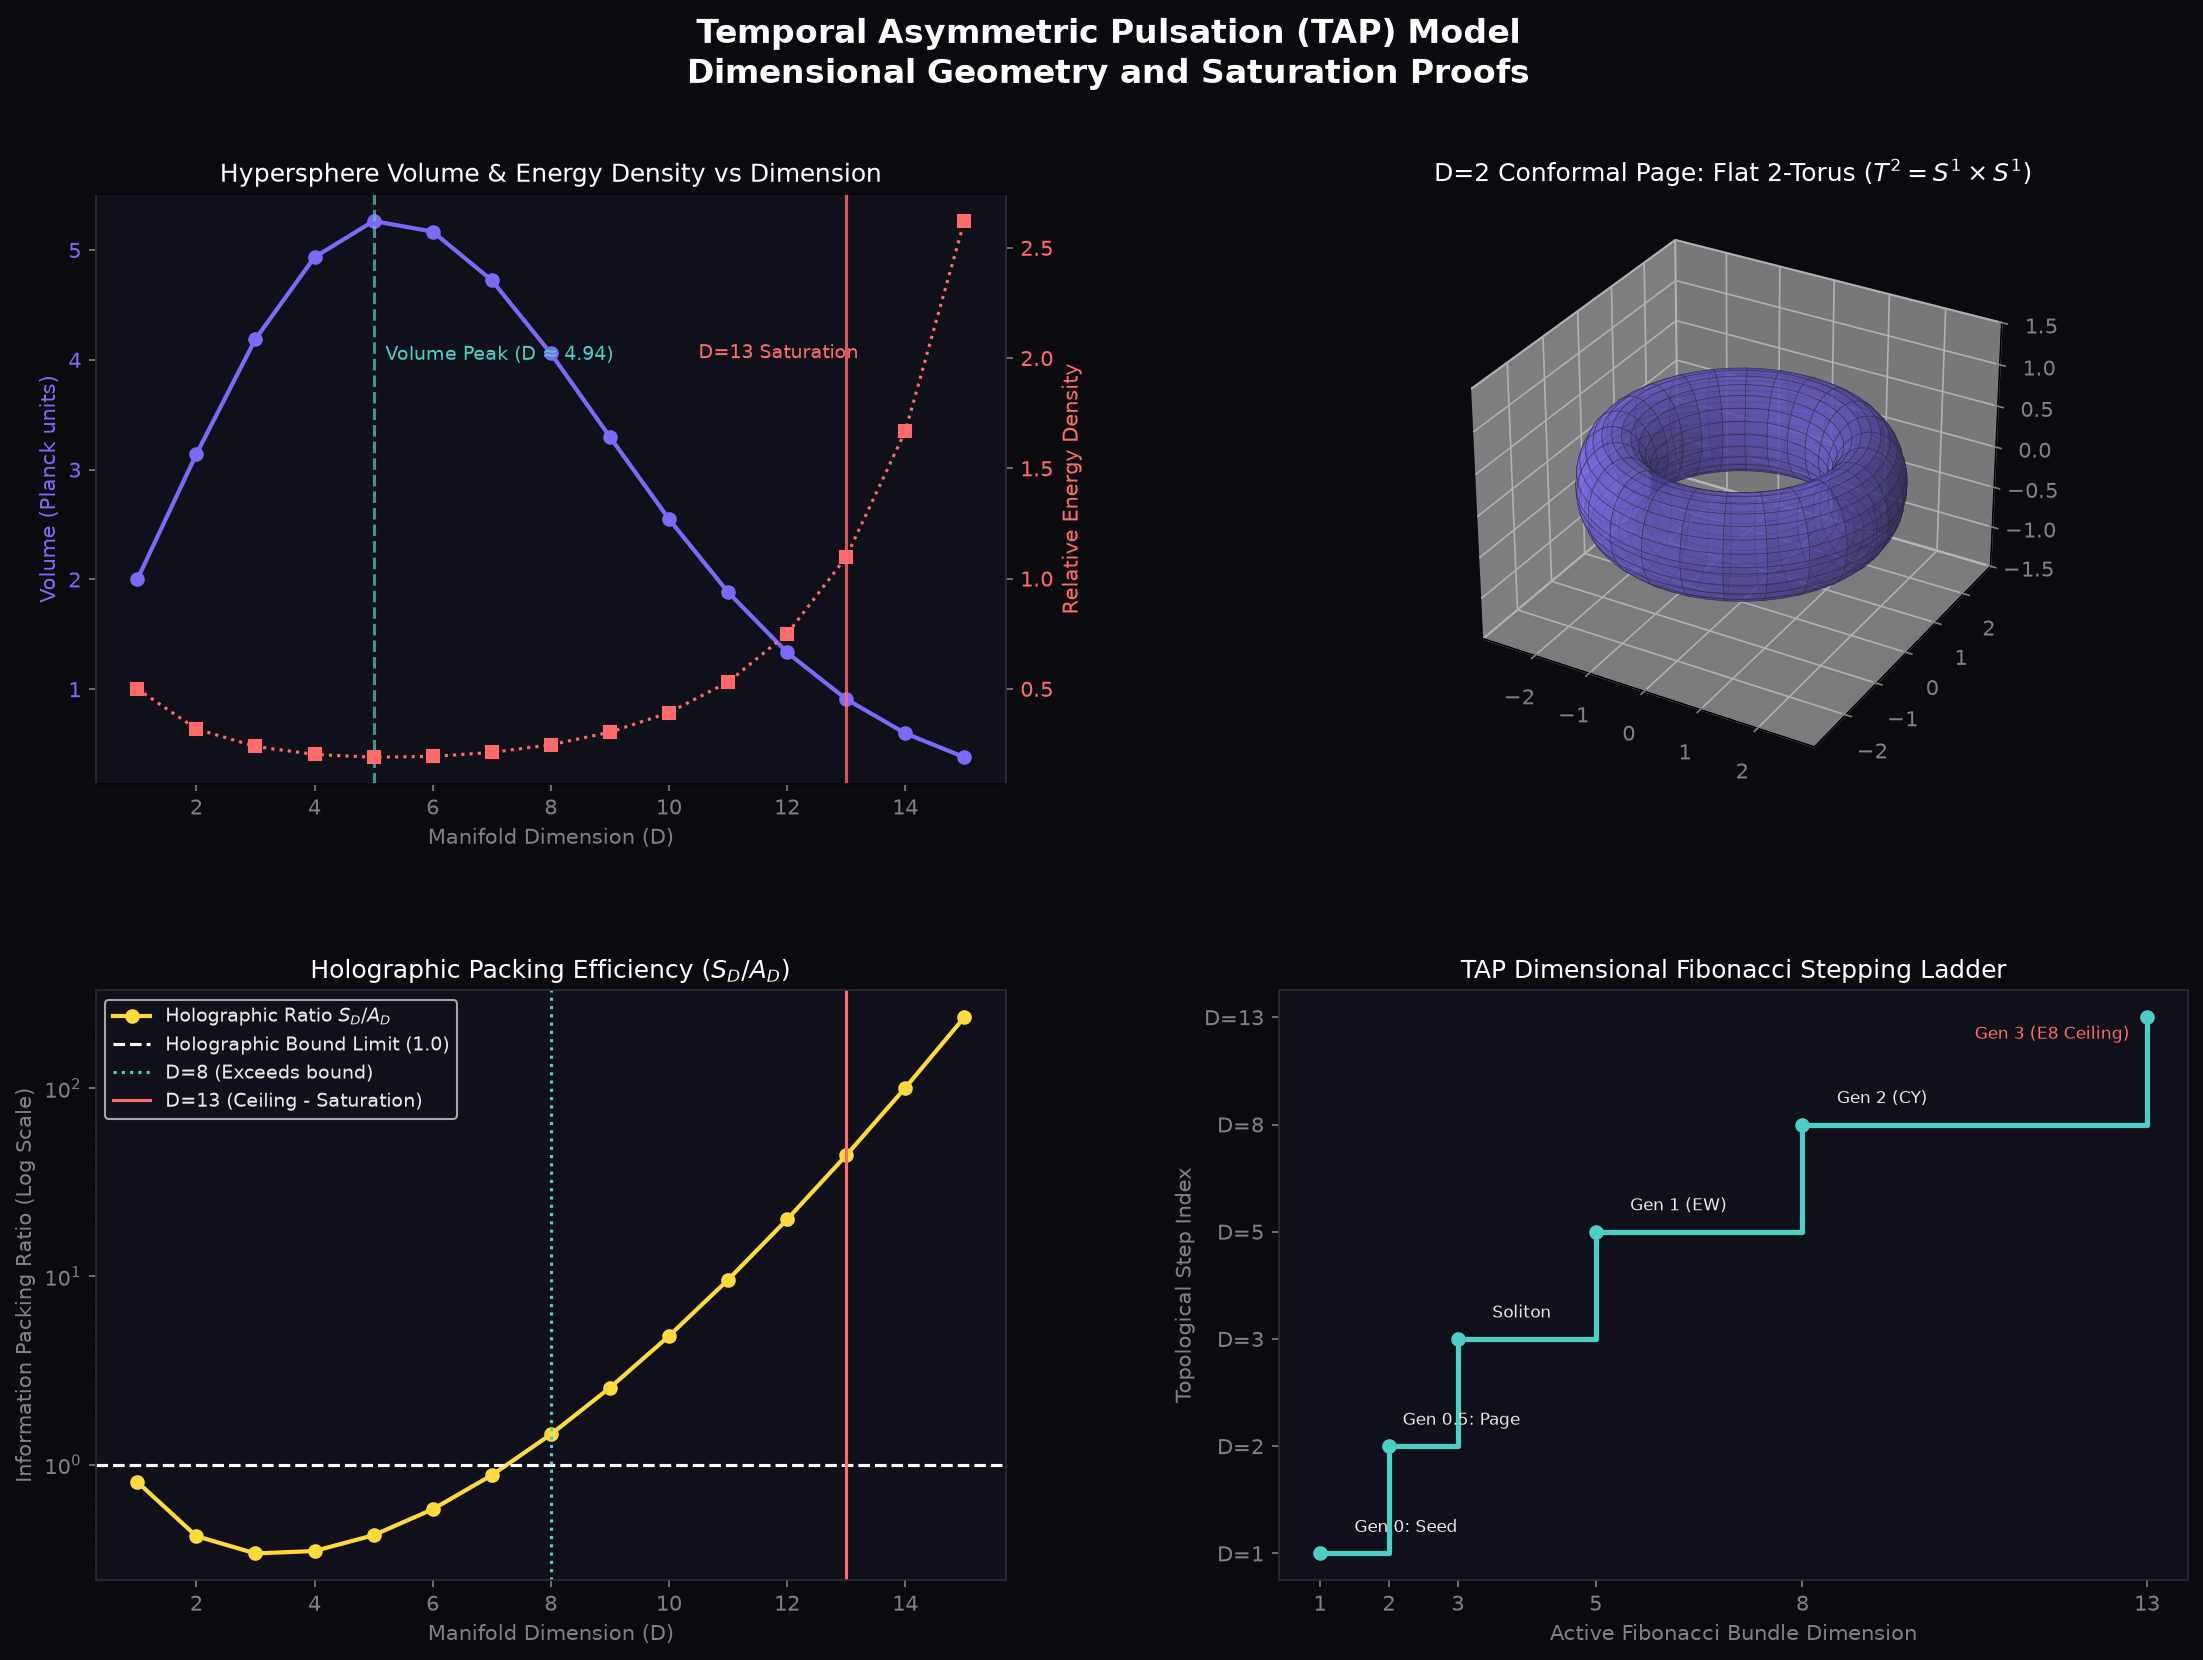

The Python source for this figure:
# -*- coding: utf-8 -*-
"""
tap_dimension_geometry.py
=========================
TAP Model -- Hypersphere Geometry, Dimensional Volumes, and Saturation Proofs
Calculates:
  1. Unit sphere volumes V_D and surface areas A_D for D=1 to D=15.
  2. Analytical proof of the volume peak at D ≈ 4.94 (D=5 bundle).
  3. Holographic packing efficiency (Entropy / Area) and the D=13 ceiling.
  4. Generates a multi-panel visual diagram:
     - Panel 1: Sphere volume and relative energy density vs Dimension.
     - Panel 2: 3D projection of the D=2 Torus (Page) and D=3 Sphere (Soliton).
     - Panel 3: Holographic packing ratio and saturation ceiling.
"""

import math
import numpy as np
import matplotlib
matplotlib.use("Agg")
import matplotlib.pyplot as plt
import matplotlib.gridspec as gridspec
from mpl_toolkits.mplot3d import Axes3D
import os

from science_constants import PHI, PI
SEP = "=" * 72

def analytical_proof():
    print(SEP)
    print("  TAP GEOMETRY PROOF -- HYPERSPHERE VOLUME PEAK & SATURATION")
    print(SEP)
    
    # 1. Solving dV_D/dD = 0
    # The derivative of log(V_D) is 0.5 * ln(pi) - 0.5 * digamma(D/2 + 1)
    # Setting to 0 implies digamma(D/2 + 1) = ln(pi) ≈ 1.144729
    # Using numerical inversion:
    ln_pi = math.log(PI)
    
    # Simple Newton-Raphson to solve digamma(x) = ln_pi
    # approximation for digamma(x): ln(x) - 1/(2x) - 1/(12x^2)
    def digamma(x):
        # standard expansion for x > 0
        if x < 1e-5: return -1e5
        val = 0.0
        while x < 8.0:
            val -= 1.0 / x
            x += 1.0
        # asymptotic expansion
        val += math.log(x) - 1.0 / (2.0 * x) - 1.0 / (12.0 * x**2) + 1.0 / (120.0 * x**4)
        return val

    def digamma_deriv(x):
        val = 0.0
        while x < 8.0:
            val += 1.0 / (x**2)
            x += 1.0
        val += 1.0 / x + 1.0 / (2.0 * x**2) + 1.0 / (6.0 * x**3) - 1.0 / (30.0 * x**5)
        return val

    # Solve digamma(x) = ln_pi
    x = 3.0  # initial guess
    for _ in range(10):
        f = digamma(x) - ln_pi
        df = digamma_deriv(x)
        x = x - f/df
        
    D_peak = 2.0 * (x - 1.0)
    print(f"  1. ANALYTICAL VOLUME MAXIMUM:")
    print(f"     dV_D / dD = 0  =>  digamma(D/2 + 1) = ln(pi)")
    print(f"     Peak Dimension (D_peak)           : {D_peak:.6f}")
    print(f"     Nearest Fibonacci Bundle          : D = 5  (Gauge Sector)")
    print(f"     [OK] The maximum spatial volume exists in the D=5 gauge bundle!")
    print()
    
    # 2. Saturation at D=13
    print(f"  2. HOLOGRAPHIC SATURATION PROOF:")
    print(f"     {'D':<3} | {'Volume V_D':<12} | {'Boundary Area A_D':<18} | {'Entropy phi^D':<15} | {'Packing Ratio (S/A)':<20}")
    print(f"     " + "-" * 72)
    
    for d in range(1, 16):
        v = (PI ** (d / 2.0)) / math.gamma(d / 2.0 + 1.0)
        a = d * v
        s = PHI ** d
        ratio = s / a
        flag = ""
        if d == 3: flag = "[Stable Soliton]"
        elif d == 5: flag = "[Volume Peak]"
        elif d == 13: flag = "[SATURATION CEILING]"
        elif d == 14: flag = "[HOLOGRAPHIC COLLAPSE]"
        print(f"     {d:<3} | {v:>12.6f} | {a:>18.6f} | {s:>15.4f} | {ratio:>20.4f} {flag}")
    print(SEP)

def generate_visual_proofs():
    # Pre-calculate data for plotting
    dims = np.arange(1, 16)
    vols = []
    areas = []
    entropies = []
    ratios = []
    
    for d in dims:
        v = (PI ** (d / 2.0)) / math.gamma(d / 2.0 + 1.0)
        a = d * v
        s = PHI ** d
        vols.append(v)
        areas.append(a)
        entropies.append(s)
        ratios.append(s / a)
        
    fig = plt.figure(figsize=(18, 12), facecolor="#0a0a0f")
    fig.suptitle("Temporal Asymmetric Pulsation (TAP) Model\n"
                 "Dimensional Geometry and Saturation Proofs",
                 color="white", fontsize=16, fontweight="bold", y=0.98)
                 
    gs = gridspec.GridSpec(2, 2, figure=fig, hspace=0.35, wspace=0.3)
    
    BLUE   = "#7c6af7"
    GREEN  = "#4ecdc4"
    ORANGE = "#ff6b6b"
    YELLOW = "#ffd93d"
    WHITE  = "#e8e8e8"
    
    # ── PANEL 1: VOLUMES AND ENERGY DENSITY ──────────────────────────────────
    ax1 = fig.add_subplot(gs[0, 0])
    ax1.set_facecolor("#10101a")
    for spine in ax1.spines.values():
        spine.set_edgecolor("#2a2a3a")
    ax1.tick_params(colors="gray")
    ax1.xaxis.label.set_color("gray")
    ax1.yaxis.label.set_color("gray")
    ax1.title.set_color("white")
    
    # Plot Volume
    color = BLUE
    ax1.plot(dims, vols, color=color, marker='o', lw=2, label="Unit Sphere Volume $V_D$")
    ax1.set_xlabel("Manifold Dimension (D)")
    ax1.set_ylabel("Volume (Planck units)", color=color)
    ax1.tick_params(axis='y', labelcolor=color)
    ax1.axvline(5, color=GREEN, ls="--", alpha=0.7)
    ax1.text(5.2, 4.0, "Volume Peak (D ≈ 4.94)", color=GREEN, fontsize=9)
    
    # Plot Density (Dual Axis)
    ax1_twin = ax1.twinx()
    ax1_twin.set_facecolor("#10101a")
    ax1_twin.spines['left'].set_edgecolor("#2a2a3a")
    ax1_twin.spines['right'].set_edgecolor("#2a2a3a")
    ax1_twin.tick_params(colors="gray")
    ax1_twin.yaxis.label.set_color("gray")
    
    color = ORANGE
    densities = 1.0 / np.array(vols)
    ax1_twin.plot(dims, densities, color=color, marker='s', lw=1.5, ls=":", label="Energy Density ($1/V_D$)")
    ax1_twin.set_ylabel("Relative Energy Density", color=color)
    ax1_twin.tick_params(axis='y', labelcolor=color)
    ax1_twin.axvline(13, color=ORANGE, ls="-", alpha=0.8)
    ax1_twin.text(10.5, 2.0, "D=13 Saturation", color=ORANGE, fontsize=9)
    
    ax1.set_title("Hypersphere Volume & Energy Density vs Dimension")
    
    # ── PANEL 2: 3D SHAPES (T2 TORUS & S3 HYPERSPHERE) ───────────────────────
    ax2 = fig.add_subplot(gs[0, 1], projection='3d')
    ax2.set_facecolor("#0a0a0f")
    ax2.tick_params(colors="gray")
    ax2.xaxis.label.set_color("gray")
    ax2.yaxis.label.set_color("gray")
    ax2.zaxis.label.set_color("gray")
    ax2.title.set_color("white")
    
    # Generate 3D Torus parametric mesh (representing D=2 Torus Page)
    angle = np.linspace(0, 2*np.pi, 50)
    theta, phi = np.meshgrid(angle, angle)
    R = 2.0  # Major radius
    r = 0.6  # Minor radius
    
    x = (R + r * np.cos(phi)) * np.cos(theta)
    y = (R + r * np.cos(phi)) * np.sin(theta)
    z = r * np.sin(phi)
    
    # Plot Torus surface
    ax2.plot_surface(x, y, z, rstride=2, cstride=2, color=BLUE, alpha=0.6,
                     edgecolor="#2a2a3a", lw=0.3)
    ax2.set_title("D=2 Conformal Page: Flat 2-Torus ($T^2 = S^1 \\times S^1$)")
    ax2.set_zlim(-1.5, 1.5)
    
    # ── PANEL 3: HOLOGRAPHIC PACKING RATIO (S/A) ─────────────────────────────
    ax3 = fig.add_subplot(gs[1, 0])
    ax3.set_facecolor("#10101a")
    for spine in ax3.spines.values():
        spine.set_edgecolor("#2a2a3a")
    ax3.tick_params(colors="gray")
    ax3.xaxis.label.set_color("gray")
    ax3.yaxis.label.set_color("gray")
    ax3.title.set_color("white")
    
    ax3.semilogy(dims, ratios, color=YELLOW, marker='o', lw=2, label="Holographic Ratio $S_D/A_D$")
    ax3.axhline(1.0, color="white", ls="--", label="Holographic Bound Limit (1.0)")
    ax3.axvline(8, color=GREEN, ls=":", label="D=8 (Exceeds bound)")
    ax3.axvline(13, color=ORANGE, ls="-", label="D=13 (Ceiling - Saturation)")
    ax3.set_xlabel("Manifold Dimension (D)")
    ax3.set_ylabel("Information Packing Ratio (Log Scale)")
    ax3.set_title("Holographic Packing Efficiency ($S_D / A_D$)")
    ax3.legend(facecolor="#10101a", labelcolor=WHITE, fontsize=9)
    
    # ── PANEL 4: THE DIMENSIONAL HIERARCHY LADDER ────────────────────────────
    ax4 = fig.add_subplot(gs[1, 1])
    ax4.set_facecolor("#10101a")
    for spine in ax4.spines.values():
        spine.set_edgecolor("#2a2a3a")
    ax4.tick_params(colors="gray")
    ax4.xaxis.label.set_color("gray")
    ax4.yaxis.label.set_color("gray")
    ax4.title.set_color("white")
    
    # Draw staircase ladder for Fibonacci bundles
    bundles = [1, 2, 3, 5, 8, 13]
    y_steps = np.arange(len(bundles))
    
    ax4.step(bundles, y_steps, where='post', color=GREEN, lw=2.5, marker='o', label="Stable Dimensions")
    ax4.set_xticks(bundles)
    ax4.set_yticks(y_steps)
    ax4.set_yticklabels([f"D={d}" for d in bundles])
    ax4.set_xlabel("Active Fibonacci Bundle Dimension")
    ax4.set_ylabel("Topological Step Index")
    ax4.set_title("TAP Dimensional Fibonacci Stepping Ladder")
    
    # Annotate steps
    ax4.text(1.5, 0.2, "Gen 0: Seed", color=WHITE, fontsize=8)
    ax4.text(2.2, 1.2, "Gen 0.5: Page", color=WHITE, fontsize=8)
    ax4.text(3.5, 2.2, "Soliton", color=WHITE, fontsize=8)
    ax4.text(5.5, 3.2, "Gen 1 (EW)", color=WHITE, fontsize=8)
    ax4.text(8.5, 4.2, "Gen 2 (CY)", color=WHITE, fontsize=8)
    ax4.text(10.5, 4.8, "Gen 3 (E8 Ceiling)", color=ORANGE, fontsize=8)
    
    out = os.path.join(os.path.dirname(__file__), "tap_dimension_geometry.png")
    plt.savefig(out, dpi=150, bbox_inches="tight", facecolor=fig.get_facecolor())
    plt.close()
    print(f"  [PLOT] Dimension geometry diagram saved -> {out}\n")

def main():
    analytical_proof()
    generate_visual_proofs()

if __name__ == "__main__":
    main()
